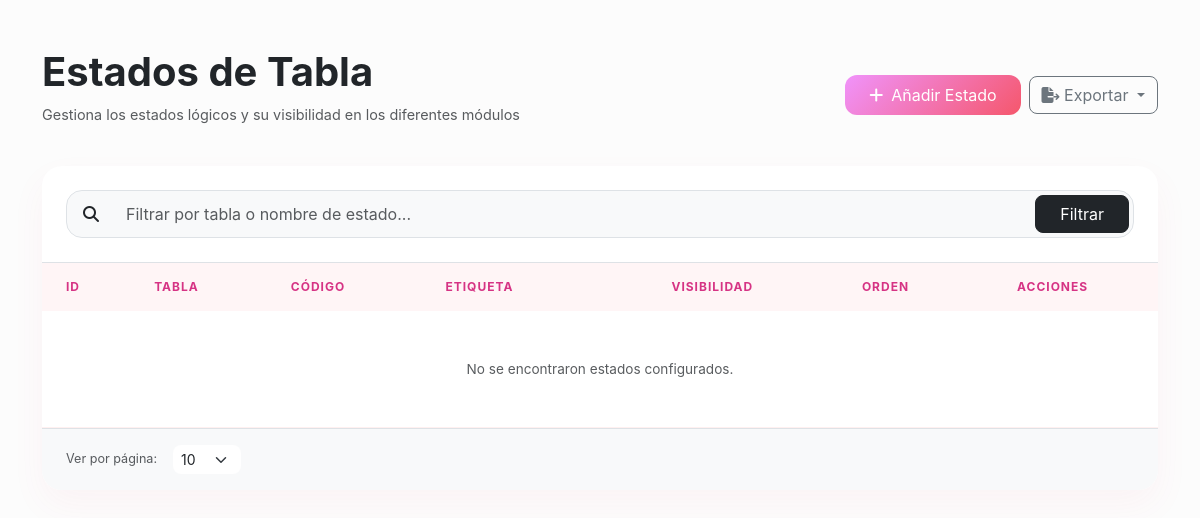
The app's page /accesos/controladores/controlador_acc_estado.php, older data.
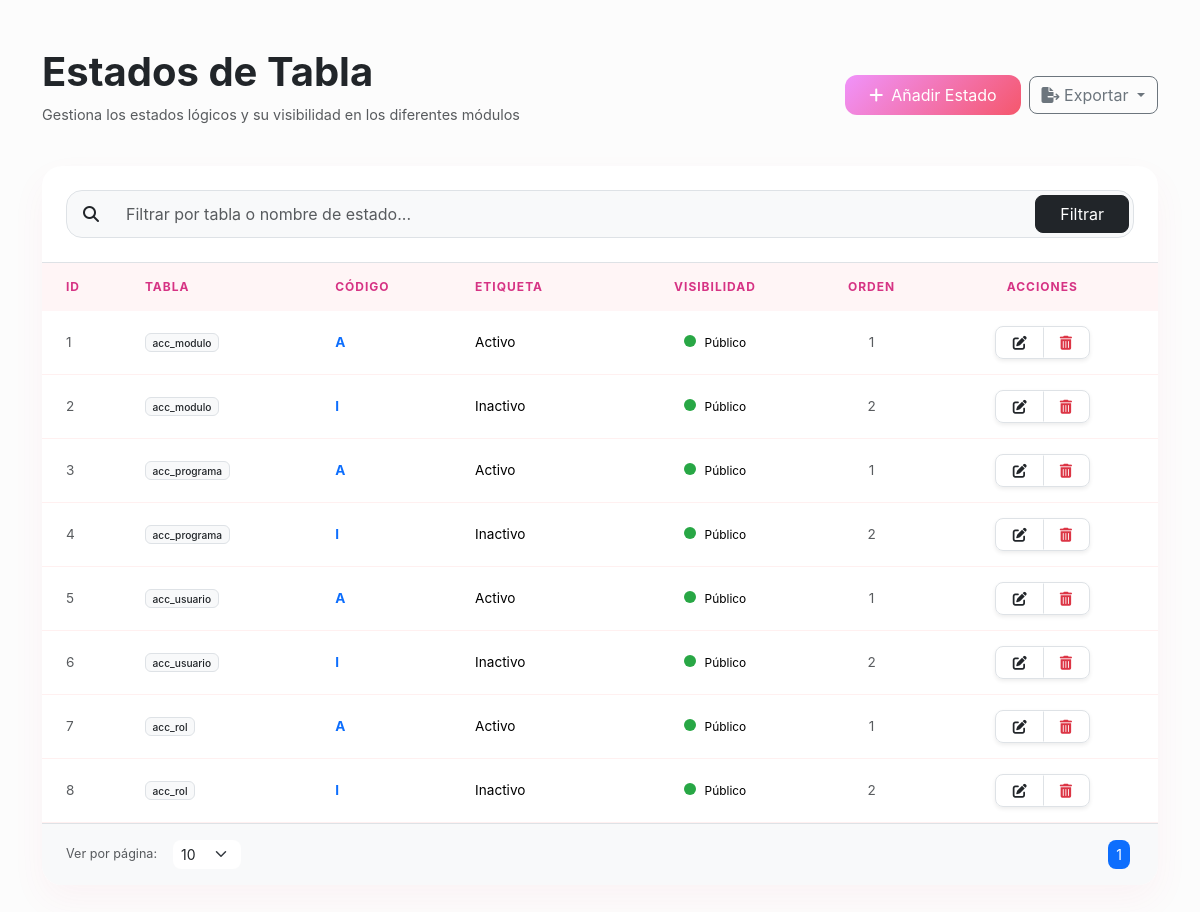
The same page, newer data.
### tables this page shows
CREATE TABLE `acc_estado` (
  `id_estado` int(11) NOT NULL AUTO_INCREMENT,
  `tabla` varchar(254) DEFAULT NULL,
  `estado` varchar(2) DEFAULT NULL,
  `nombre_estado` varchar(254) DEFAULT NULL,
  `visible` tinyint(4) DEFAULT NULL,
  `orden` int(11) DEFAULT NULL,
  `fecha_creacion` timestamp NOT NULL DEFAULT current_timestamp(),
  `fecha_actualiza` timestamp NULL DEFAULT NULL ON UPDATE current_timestamp(),
  PRIMARY KEY (`id_estado`),
  UNIQUE KEY `indx_tabla` (`tabla`,`estado`)
);

### accesos/modelos/modelo_acc_estado.php (called while the page is built, shortened)
<?php
require_once '../../conexion.php';
class ModeloAcc_estado {
    private $conexion;
    public function __construct() {
        global $conexion;
        $this->conexion = $conexion;
    }
    public function contarRegistros() {
        $query = "SELECT COUNT(*) as total FROM acc_estado";
        $stmt = $this->conexion->prepare($query);
        $stmt->execute();
        $resultado = $stmt->get_result();
        return $resultado ? $resultado->fetch_assoc()['total'] : 0;
    }
    public function obtenerTodos($registrosPorPagina, $offset) {
        $query = "SELECT * FROM acc_estado";
        $query .= " LIMIT ? OFFSET ?";
        $stmt = $this->conexion->prepare($query);
        $stmt->bind_param('ii', $registrosPorPagina, $offset);
        $stmt->execute();
        $resultado = $stmt->get_result();
        return $resultado ? $resultado->fetch_all(MYSQLI_ASSOC) : false;
    }
}
?>

### accesos/vistas/vista_acc_estado.php (the view, shortened to what the changed rows need)
<?php
$registrosPorPagina = isset($_GET['registrosPorPagina']) ? (int)$_GET['registrosPorPagina'] : 10;
$paginaActual = isset($_GET['pagina']) ? (int)$_GET['pagina'] : 1;
?>
<!DOCTYPE html>
<html lang="es">
<head>
    <?php include('../headIconos.php'); ?>
    <link href="https://cdn.jsdelivr.net/npm/bootstrap@5.3.3/dist/css/bootstrap.min.css" rel="stylesheet">
    <link rel="stylesheet" href="../css/estilos.css">
</head>
<body>
    <div class="container my-5">
        <div class="row mb-4">
            <div class="col-lg-8">
                <h1 class="display-6 fw-bold text-dark">Estados de Tabla</h1>
            </div>
        </div>
        <div class="main-card overflow-hidden">
            <div class="table-responsive">
                <table class="table table-hover mb-0 align-middle">
                    <thead>
                        <tr>
                            <th class="ps-4">ID</th>
                            <th>Tabla</th>
                            <th>Código</th>
                            <th>Etiqueta</th>
                            <th class="text-center">Visibilidad</th>
                            <th class="text-center">Orden</th>
                            <th class="text-center pe-4">Acciones</th>
                        </tr>
                    </thead>
                    <tbody>
                        <?php
                        require_once '../modelos/modelo_acc_estado.php';
                        $modelo = new ModeloAcc_estado();
                        $termino = $_GET['busqueda'] ?? '';
                        $offset = ($paginaActual - 1) * $registrosPorPagina;
                        if (isset($_GET['action']) && $_GET['action'] === 'buscar') {
                            $totalRegistros = $modelo->contarRegistrosPorBusqueda($termino);
                            $registros = $modelo->buscar($termino, $registrosPorPagina, $offset);
                        } else {
                            $totalRegistros = $modelo->contarRegistros();
                            $registros = $modelo->obtenerTodos($registrosPorPagina, $offset);
                        }
                        if ($registros):
                            foreach ($registros as $reg):
                        ?>
                        <tr>
                            <td class="ps-4 text-muted small"><?php echo htmlspecialchars($reg['id_estado']); ?></td>
                            <td><span class="badge bg-light text-dark border fw-medium"><?php echo htmlspecialchars($reg['tabla']); ?></span></td>
                            <td class="fw-bold text-primary"><?php echo htmlspecialchars($reg['estado']); ?></td>
                            <td><?php echo htmlspecialchars($reg['nombre_estado']); ?></td>
                            <td class="text-center">
                                <span class="visible-badge visible-<?php echo $reg['visible']; ?>"></span>
                                <span class="small"><?php echo ($reg['visible'] ? 'Público' : 'Oculto'); ?></span>
                            </td>
                            <td class="text-center"><span class="text-muted"><?php echo htmlspecialchars($reg['orden']); ?></span></td>
                            <td class="text-center pe-4">
                                <div class="btn-group shadow-sm border rounded-3 overflow-hidden">
                                    <button class="btn btn-white btn-sm px-3 border-end"
                                            data-bs-toggle="modal"
                                            data-bs-target="#modalActualizar"
                                            data-id_estado="<?= $reg['id_estado'] ?>"
                                            data-tabla="<?= htmlspecialchars($reg['tabla']) ?>"
                                            data-estado="<?= htmlspecialchars($reg['estado']) ?>"
                                            data-nombre_estado="<?= htmlspecialchars($reg['nombre_estado']) ?>"
                                            data-visible="<?= $reg['visible'] ?>"
                                            data-orden="<?= $reg['orden'] ?>">
                                        <i class="fas fa-edit"></i>
                                    </button>
                                    <button class="btn btn-white btn-sm px-3" onclick="eliminar(<?= $reg['id_estado'] ?>)">
                                        <i class="fas fa-trash-alt text-danger"></i>
                                    </button>
                                </div>
                            </td>
                        </tr>
                        <?php endforeach; else: ?>
                        <tr><td colspan="7" class="text-center py-5 text-muted">No se encontraron estados configurados.</td></tr>
                        <?php endif; ?>
                    </tbody>
                </table>
            </div>
            <div class="px-4 py-3 bg-light border-top d-flex justify-content-between align-items-center">
                <nav>
                    <ul class="pagination pagination-sm mb-0">
                        <?php
                        $totalPaginas = ceil($totalRegistros / $registrosPorPagina);
                        for ($i = 1; $i <= $totalPaginas; $i++): ?>
                            <li class="page-item <?= $i == $paginaActual ? 'active' : '' ?>">
                                <a class="page-link shadow-none border-0 mx-1 rounded-3" href="?pagina=<?= $i ?>&registrosPorPagina=<?= $registrosPorPagina ?>"><?= $i ?></a>
                            </li>
                        <?php endfor; ?>
                    </ul>
                </nav>
            </div>
        </div>
    </div>
</body>
</html>

Row changes from the older to the newer data that the page shows:
added acc_estado: id_estado "1", tabla "acc_modulo", estado "A", nombre_estado "Activo", visible 1 (drawn), orden "1"
added acc_estado: id_estado "2", tabla "acc_modulo", estado "I", nombre_estado "Inactivo", visible 1 (drawn), orden "2"
added acc_estado: id_estado "3", tabla "acc_programa", estado "A", nombre_estado "Activo", visible 1 (drawn), orden "1"
added acc_estado: id_estado "4", tabla "acc_programa", estado "I", nombre_estado "Inactivo", visible 1 (drawn), orden "2"
added acc_estado: id_estado "5", tabla "acc_usuario", estado "A", nombre_estado "Activo", visible 1 (drawn), orden "1"
added acc_estado: id_estado "6", tabla "acc_usuario", estado "I", nombre_estado "Inactivo", visible 1 (drawn), orden "2"
added acc_estado: id_estado "7", tabla "acc_rol", estado "A", nombre_estado "Activo", visible 1 (drawn), orden "1"
added acc_estado: id_estado "8", tabla "acc_rol", estado "I", nombre_estado "Inactivo", visible 1 (drawn), orden "2"
Text that changed along with them:
new list line: "1"
text no longer shown: "No se encontraron estados configurados."
